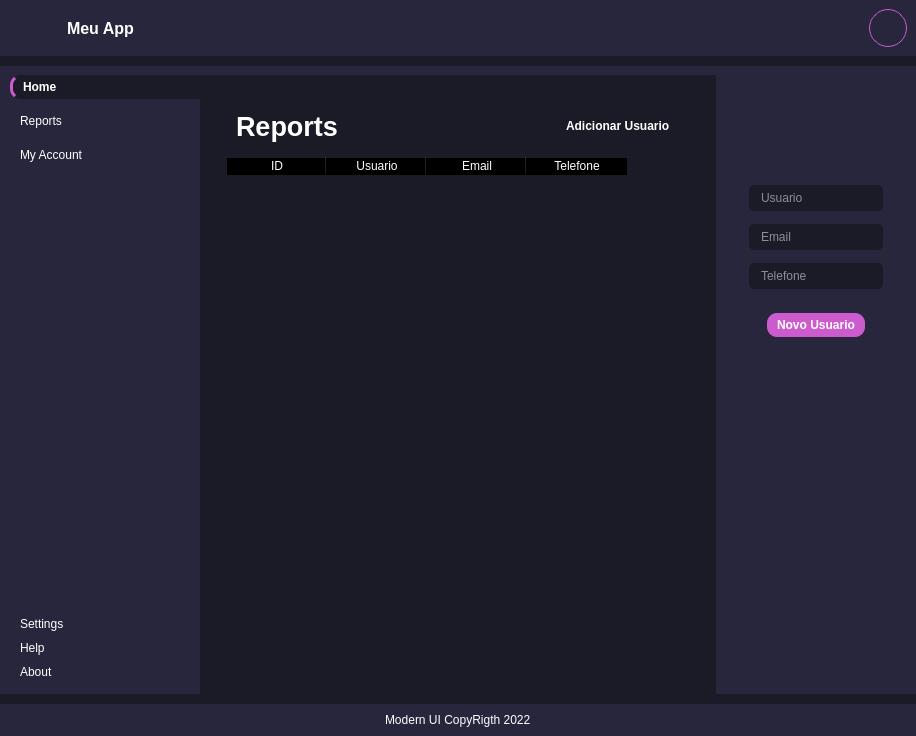
<?xml version="1.0" encoding="UTF-8"?>
<ui version="4.0">
 <class>MainWindow</class>
 <widget class="QMainWindow" name="MainWindow">
  <property name="geometry">
   <rect>
    <x>0</x>
    <y>0</y>
    <width>916</width>
    <height>736</height>
   </rect>
  </property>
  <property name="windowTitle">
   <string>MainWindow</string>
  </property>
  <property name="styleSheet">
   <string notr="true">*{
	border: none;
	background-color: transparent;
	background: transparent;
	padding: 0;
	margin: 0;
	color: #fff;
}
#centralwidget, #homeBtn, #mainBodyContent, QLineEdit{
	background-color: #1b1b27;
}

#header, #mainBody, #footer{
background-color: #27263c;
}

#pushButton{
	border: 1px solid #cc5bce;
	border-radius: 19px;
	text-align: center;
}

#addUsuarioBtn{
	background-color: #cc5bce;
	border-radius: 10px;
}

QPushButton{
	text-align:left;
	padding: 5px 10px;
	border-top-left-radius: 10px;
	border-bottom-left-radius: 10px;
}

#homeBtn{
	border-left: 3px solid #cc5bce;
	font-weight: bold;

}
QLineEdit{
	padding: 5px 10px;
	border-radius: 5px
}</string>
  </property>
  <widget class="QWidget" name="centralwidget">
   <layout class="QVBoxLayout" name="verticalLayout">
    <property name="spacing">
     <number>10</number>
    </property>
    <property name="leftMargin">
     <number>0</number>
    </property>
    <property name="topMargin">
     <number>0</number>
    </property>
    <property name="rightMargin">
     <number>0</number>
    </property>
    <property name="bottomMargin">
     <number>0</number>
    </property>
    <item alignment="Qt::AlignTop">
     <widget class="QWidget" name="header" native="true">
      <layout class="QHBoxLayout" name="horizontalLayout">
       <property name="spacing">
        <number>0</number>
       </property>
       <property name="leftMargin">
        <number>0</number>
       </property>
       <property name="topMargin">
        <number>0</number>
       </property>
       <property name="rightMargin">
        <number>0</number>
       </property>
       <property name="bottomMargin">
        <number>0</number>
       </property>
       <item alignment="Qt::AlignLeft">
        <widget class="QFrame" name="frame_2">
         <property name="frameShape">
          <enum>QFrame::StyledPanel</enum>
         </property>
         <property name="frameShadow">
          <enum>QFrame::Raised</enum>
         </property>
         <layout class="QHBoxLayout" name="horizontalLayout_4">
          <item alignment="Qt::AlignLeft">
           <widget class="QPushButton" name="menuBtn">
            <property name="cursor">
             <cursorShape>PointingHandCursor</cursorShape>
            </property>
            <property name="text">
             <string/>
            </property>
            <property name="icon">
             <iconset resource="QSS/QSS_Resources.qrc">
              <normaloff>:/icons/Icons/align-justify.png</normaloff>:/icons/Icons/align-justify.png</iconset>
            </property>
            <property name="iconSize">
             <size>
              <width>24</width>
              <height>24</height>
             </size>
            </property>
           </widget>
          </item>
          <item>
           <widget class="QLabel" name="label">
            <property name="font">
             <font>
              <pointsize>12</pointsize>
              <weight>75</weight>
              <bold>true</bold>
             </font>
            </property>
            <property name="text">
             <string>Meu App</string>
            </property>
           </widget>
          </item>
         </layout>
        </widget>
       </item>
       <item alignment="Qt::AlignRight">
        <widget class="QFrame" name="frame">
         <property name="frameShape">
          <enum>QFrame::StyledPanel</enum>
         </property>
         <property name="frameShadow">
          <enum>QFrame::Raised</enum>
         </property>
         <layout class="QHBoxLayout" name="horizontalLayout_3">
          <item>
           <widget class="QPushButton" name="pushButton_4">
            <property name="cursor">
             <cursorShape>PointingHandCursor</cursorShape>
            </property>
            <property name="text">
             <string/>
            </property>
            <property name="icon">
             <iconset resource="QSS/QSS_Resources.qrc">
              <normaloff>:/icons/Icons/search.png</normaloff>:/icons/Icons/search.png</iconset>
            </property>
           </widget>
          </item>
          <item>
           <widget class="QPushButton" name="pushButton_2">
            <property name="cursor">
             <cursorShape>PointingHandCursor</cursorShape>
            </property>
            <property name="text">
             <string/>
            </property>
            <property name="icon">
             <iconset resource="QSS/QSS_Resources.qrc">
              <normaloff>:/icons/Icons/bell.png</normaloff>:/icons/Icons/bell.png</iconset>
            </property>
            <property name="iconSize">
             <size>
              <width>20</width>
              <height>20</height>
             </size>
            </property>
           </widget>
          </item>
          <item>
           <widget class="QPushButton" name="pushButton_3">
            <property name="cursor">
             <cursorShape>PointingHandCursor</cursorShape>
            </property>
            <property name="text">
             <string/>
            </property>
            <property name="icon">
             <iconset resource="QSS/QSS_Resources.qrc">
              <normaloff>:/icons/Icons/activity.png</normaloff>:/icons/Icons/activity.png</iconset>
            </property>
            <property name="iconSize">
             <size>
              <width>20</width>
              <height>20</height>
             </size>
            </property>
           </widget>
          </item>
          <item>
           <widget class="QPushButton" name="pushButton">
            <property name="minimumSize">
             <size>
              <width>38</width>
              <height>38</height>
             </size>
            </property>
            <property name="maximumSize">
             <size>
              <width>38</width>
              <height>38</height>
             </size>
            </property>
            <property name="cursor">
             <cursorShape>PointingHandCursor</cursorShape>
            </property>
            <property name="text">
             <string/>
            </property>
            <property name="icon">
             <iconset resource="QSS/QSS_Resources.qrc">
              <normaloff>:/icons/Icons/user.png</normaloff>:/icons/Icons/user.png</iconset>
            </property>
            <property name="iconSize">
             <size>
              <width>32</width>
              <height>32</height>
             </size>
            </property>
           </widget>
          </item>
         </layout>
        </widget>
       </item>
      </layout>
     </widget>
    </item>
    <item>
     <widget class="QWidget" name="mainBody" native="true">
      <property name="minimumSize">
       <size>
        <width>916</width>
        <height>607</height>
       </size>
      </property>
      <layout class="QHBoxLayout" name="horizontalLayout_2">
       <property name="spacing">
        <number>0</number>
       </property>
       <property name="leftMargin">
        <number>0</number>
       </property>
       <property name="topMargin">
        <number>9</number>
       </property>
       <property name="rightMargin">
        <number>0</number>
       </property>
       <property name="bottomMargin">
        <number>0</number>
       </property>
       <item>
        <widget class="QCustomSlideMenu" name="leftMenu" native="true">
         <property name="minimumSize">
          <size>
           <width>200</width>
           <height>0</height>
          </size>
         </property>
         <property name="maximumSize">
          <size>
           <width>0</width>
           <height>16777215</height>
          </size>
         </property>
         <layout class="QVBoxLayout" name="verticalLayout_3">
          <property name="spacing">
           <number>0</number>
          </property>
          <property name="leftMargin">
           <number>0</number>
          </property>
          <property name="topMargin">
           <number>0</number>
          </property>
          <property name="rightMargin">
           <number>0</number>
          </property>
          <property name="bottomMargin">
           <number>10</number>
          </property>
          <item>
           <widget class="QWidget" name="widget" native="true">
            <property name="minimumSize">
             <size>
              <width>200</width>
              <height>588</height>
             </size>
            </property>
            <layout class="QVBoxLayout" name="verticalLayout_4">
             <property name="spacing">
              <number>0</number>
             </property>
             <property name="leftMargin">
              <number>10</number>
             </property>
             <property name="topMargin">
              <number>0</number>
             </property>
             <property name="rightMargin">
              <number>0</number>
             </property>
             <property name="bottomMargin">
              <number>0</number>
             </property>
             <item>
              <widget class="QFrame" name="frame_3">
               <property name="frameShape">
                <enum>QFrame::StyledPanel</enum>
               </property>
               <property name="frameShadow">
                <enum>QFrame::Raised</enum>
               </property>
               <layout class="QVBoxLayout" name="verticalLayout_5">
                <property name="spacing">
                 <number>10</number>
                </property>
                <property name="leftMargin">
                 <number>0</number>
                </property>
                <property name="topMargin">
                 <number>0</number>
                </property>
                <property name="rightMargin">
                 <number>0</number>
                </property>
                <property name="bottomMargin">
                 <number>0</number>
                </property>
                <item>
                 <widget class="QPushButton" name="homeBtn">
                  <property name="cursor">
                   <cursorShape>PointingHandCursor</cursorShape>
                  </property>
                  <property name="styleSheet">
                   <string notr="true">background-color: #1b1b27;</string>
                  </property>
                  <property name="text">
                   <string>Home</string>
                  </property>
                  <property name="icon">
                   <iconset resource="QSS/QSS_Resources.qrc">
                    <normaloff>:/icons/Icons/home.png</normaloff>:/icons/Icons/home.png</iconset>
                  </property>
                 </widget>
                </item>
                <item>
                 <widget class="QPushButton" name="reportsBtn">
                  <property name="cursor">
                   <cursorShape>PointingHandCursor</cursorShape>
                  </property>
                  <property name="text">
                   <string>Reports</string>
                  </property>
                  <property name="icon">
                   <iconset resource="QSS/QSS_Resources.qrc">
                    <normaloff>:/icons/Icons/printer.png</normaloff>:/icons/Icons/printer.png</iconset>
                  </property>
                 </widget>
                </item>
                <item>
                 <widget class="QPushButton" name="accountBtn">
                  <property name="cursor">
                   <cursorShape>PointingHandCursor</cursorShape>
                  </property>
                  <property name="text">
                   <string>My Account</string>
                  </property>
                  <property name="icon">
                   <iconset resource="QSS/QSS_Resources.qrc">
                    <normaloff>:/icons/Icons/user.png</normaloff>:/icons/Icons/user.png</iconset>
                  </property>
                 </widget>
                </item>
               </layout>
              </widget>
             </item>
             <item>
              <spacer name="verticalSpacer">
               <property name="orientation">
                <enum>Qt::Vertical</enum>
               </property>
               <property name="sizeHint" stdset="0">
                <size>
                 <width>20</width>
                 <height>40</height>
                </size>
               </property>
              </spacer>
             </item>
             <item>
              <widget class="QFrame" name="frame_4">
               <property name="frameShape">
                <enum>QFrame::StyledPanel</enum>
               </property>
               <property name="frameShadow">
                <enum>QFrame::Raised</enum>
               </property>
               <layout class="QVBoxLayout" name="verticalLayout_6">
                <property name="spacing">
                 <number>0</number>
                </property>
                <property name="leftMargin">
                 <number>0</number>
                </property>
                <property name="topMargin">
                 <number>0</number>
                </property>
                <property name="rightMargin">
                 <number>0</number>
                </property>
                <property name="bottomMargin">
                 <number>0</number>
                </property>
                <item>
                 <widget class="QPushButton" name="settingsBtn">
                  <property name="cursor">
                   <cursorShape>PointingHandCursor</cursorShape>
                  </property>
                  <property name="text">
                   <string>Settings</string>
                  </property>
                  <property name="icon">
                   <iconset resource="QSS/QSS_Resources.qrc">
                    <normaloff>:/icons/Icons/settings.png</normaloff>:/icons/Icons/settings.png</iconset>
                  </property>
                 </widget>
                </item>
                <item>
                 <widget class="QPushButton" name="helpBtn">
                  <property name="cursor">
                   <cursorShape>PointingHandCursor</cursorShape>
                  </property>
                  <property name="text">
                   <string>Help</string>
                  </property>
                  <property name="icon">
                   <iconset resource="QSS/QSS_Resources.qrc">
                    <normaloff>:/icons/Icons/help-circle.png</normaloff>:/icons/Icons/help-circle.png</iconset>
                  </property>
                 </widget>
                </item>
                <item>
                 <widget class="QPushButton" name="aboutBtn">
                  <property name="cursor">
                   <cursorShape>PointingHandCursor</cursorShape>
                  </property>
                  <property name="text">
                   <string>About</string>
                  </property>
                  <property name="icon">
                   <iconset resource="QSS/QSS_Resources.qrc">
                    <normaloff>:/icons/Icons/info.png</normaloff>:/icons/Icons/info.png</iconset>
                  </property>
                 </widget>
                </item>
               </layout>
              </widget>
             </item>
            </layout>
           </widget>
          </item>
         </layout>
        </widget>
       </item>
       <item>
        <widget class="QWidget" name="mainBodyContent" native="true">
         <layout class="QVBoxLayout" name="verticalLayout_2">
          <item>
           <widget class="QCustomStackedWidget" name="mainPages">
            <widget class="QWidget" name="homePage">
             <layout class="QVBoxLayout" name="verticalLayout_10">
              <item>
               <widget class="QWidget" name="widget_3" native="true">
                <layout class="QVBoxLayout" name="verticalLayout_11">
                 <item>
                  <widget class="QFrame" name="frame_6">
                   <property name="frameShape">
                    <enum>QFrame::StyledPanel</enum>
                   </property>
                   <property name="frameShadow">
                    <enum>QFrame::Raised</enum>
                   </property>
                   <layout class="QHBoxLayout" name="horizontalLayout_5">
                    <item>
                     <widget class="QLabel" name="label_8">
                      <property name="font">
                       <font>
                        <pointsize>20</pointsize>
                        <weight>75</weight>
                        <bold>true</bold>
                       </font>
                      </property>
                      <property name="text">
                       <string>Reports</string>
                      </property>
                     </widget>
                    </item>
                    <item alignment="Qt::AlignRight">
                     <widget class="QPushButton" name="showUsuarioBtn">
                      <property name="font">
                       <font>
                        <weight>75</weight>
                        <bold>true</bold>
                       </font>
                      </property>
                      <property name="cursor">
                       <cursorShape>PointingHandCursor</cursorShape>
                      </property>
                      <property name="text">
                       <string>Adicionar Usuario</string>
                      </property>
                      <property name="icon">
                       <iconset resource="QSS/QSS_Resources.qrc">
                        <normaloff>:/icons/Icons/plus-square.png</normaloff>:/icons/Icons/plus-square.png</iconset>
                      </property>
                     </widget>
                    </item>
                   </layout>
                  </widget>
                 </item>
                 <item>
                  <widget class="QTableWidget" name="tableWidget">
                   <property name="cursor" stdset="0">
                    <cursorShape>PointingHandCursor</cursorShape>
                   </property>
                   <column>
                    <property name="text">
                     <string>ID</string>
                    </property>
                   </column>
                   <column>
                    <property name="text">
                     <string>Usuario</string>
                    </property>
                   </column>
                   <column>
                    <property name="text">
                     <string>Email</string>
                    </property>
                   </column>
                   <column>
                    <property name="text">
                     <string>Telefone</string>
                    </property>
                   </column>
                  </widget>
                 </item>
                </layout>
               </widget>
              </item>
             </layout>
            </widget>
            <widget class="QWidget" name="reportsPage">
             <widget class="QLabel" name="label_3">
              <property name="geometry">
               <rect>
                <x>150</x>
                <y>210</y>
                <width>181</width>
                <height>161</height>
               </rect>
              </property>
              <property name="font">
               <font>
                <pointsize>20</pointsize>
                <weight>75</weight>
                <bold>true</bold>
               </font>
              </property>
              <property name="text">
               <string>Reports</string>
              </property>
             </widget>
            </widget>
            <widget class="QWidget" name="settingsPage">
             <widget class="QLabel" name="label_7">
              <property name="geometry">
               <rect>
                <x>160</x>
                <y>220</y>
                <width>181</width>
                <height>161</height>
               </rect>
              </property>
              <property name="font">
               <font>
                <pointsize>20</pointsize>
                <weight>75</weight>
                <bold>true</bold>
               </font>
              </property>
              <property name="text">
               <string>Settings</string>
              </property>
             </widget>
            </widget>
            <widget class="QWidget" name="helpPage">
             <widget class="QLabel" name="label_5">
              <property name="geometry">
               <rect>
                <x>160</x>
                <y>200</y>
                <width>181</width>
                <height>161</height>
               </rect>
              </property>
              <property name="font">
               <font>
                <pointsize>20</pointsize>
                <weight>75</weight>
                <bold>true</bold>
               </font>
              </property>
              <property name="text">
               <string>Help</string>
              </property>
             </widget>
            </widget>
            <widget class="QWidget" name="aboutPage">
             <widget class="QLabel" name="label_4">
              <property name="geometry">
               <rect>
                <x>160</x>
                <y>220</y>
                <width>181</width>
                <height>161</height>
               </rect>
              </property>
              <property name="font">
               <font>
                <pointsize>20</pointsize>
                <weight>75</weight>
                <bold>true</bold>
               </font>
              </property>
              <property name="text">
               <string>About</string>
              </property>
             </widget>
            </widget>
            <widget class="QWidget" name="accountPage">
             <widget class="QLabel" name="label_6">
              <property name="geometry">
               <rect>
                <x>150</x>
                <y>190</y>
                <width>181</width>
                <height>161</height>
               </rect>
              </property>
              <property name="font">
               <font>
                <pointsize>20</pointsize>
                <weight>75</weight>
                <bold>true</bold>
               </font>
              </property>
              <property name="text">
               <string>Account</string>
              </property>
             </widget>
            </widget>
           </widget>
          </item>
         </layout>
        </widget>
       </item>
       <item>
        <widget class="QCustomSlideMenu" name="rightMenu" native="true">
         <property name="sizePolicy">
          <sizepolicy hsizetype="Preferred" vsizetype="Expanding">
           <horstretch>0</horstretch>
           <verstretch>0</verstretch>
          </sizepolicy>
         </property>
         <property name="minimumSize">
          <size>
           <width>200</width>
           <height>0</height>
          </size>
         </property>
         <property name="maximumSize">
          <size>
           <width>0</width>
           <height>16777215</height>
          </size>
         </property>
         <layout class="QVBoxLayout" name="verticalLayout_7">
          <item alignment="Qt::AlignHCenter|Qt::AlignTop">
           <widget class="QWidget" name="widget_2" native="true">
            <property name="minimumSize">
             <size>
              <width>170</width>
              <height>262</height>
             </size>
            </property>
            <layout class="QVBoxLayout" name="verticalLayout_8">
             <item alignment="Qt::AlignHCenter">
              <widget class="QLabel" name="label_2">
               <property name="minimumSize">
                <size>
                 <width>70</width>
                 <height>70</height>
                </size>
               </property>
               <property name="maximumSize">
                <size>
                 <width>70</width>
                 <height>70</height>
                </size>
               </property>
               <property name="text">
                <string/>
               </property>
               <property name="pixmap">
                <pixmap resource="QSS/QSS_Resources.qrc">:/icons/Icons/edit.png</pixmap>
               </property>
               <property name="scaledContents">
                <bool>true</bool>
               </property>
              </widget>
             </item>
             <item>
              <widget class="QFrame" name="frame_5">
               <property name="frameShape">
                <enum>QFrame::StyledPanel</enum>
               </property>
               <property name="frameShadow">
                <enum>QFrame::Raised</enum>
               </property>
               <layout class="QVBoxLayout" name="verticalLayout_9">
                <item>
                 <widget class="QLineEdit" name="usuario">
                  <property name="placeholderText">
                   <string>Usuario</string>
                  </property>
                 </widget>
                </item>
                <item>
                 <widget class="QLineEdit" name="email">
                  <property name="placeholderText">
                   <string>Email</string>
                  </property>
                 </widget>
                </item>
                <item>
                 <widget class="QLineEdit" name="telefone">
                  <property name="placeholderText">
                   <string>Telefone</string>
                  </property>
                 </widget>
                </item>
               </layout>
              </widget>
             </item>
             <item alignment="Qt::AlignHCenter">
              <widget class="QPushButton" name="addUsuarioBtn">
               <property name="font">
                <font>
                 <weight>75</weight>
                 <bold>true</bold>
                </font>
               </property>
               <property name="cursor">
                <cursorShape>PointingHandCursor</cursorShape>
               </property>
               <property name="text">
                <string>Novo Usuario</string>
               </property>
               <property name="icon">
                <iconset resource="QSS/QSS_Resources.qrc">
                 <normaloff>:/icons/Icons/file-plus.png</normaloff>:/icons/Icons/file-plus.png</iconset>
               </property>
              </widget>
             </item>
            </layout>
           </widget>
          </item>
         </layout>
        </widget>
       </item>
      </layout>
     </widget>
    </item>
    <item>
     <widget class="QWidget" name="footer" native="true">
      <layout class="QVBoxLayout" name="verticalLayout_12">
       <item alignment="Qt::AlignHCenter">
        <widget class="QLabel" name="label_9">
         <property name="text">
          <string>Modern UI CopyRigth 2022</string>
         </property>
        </widget>
       </item>
      </layout>
     </widget>
    </item>
   </layout>
  </widget>
 </widget>
 <customwidgets>
  <customwidget>
   <class>QCustomSlideMenu</class>
   <extends>QWidget</extends>
   <header location="global">Custom_Widgets.Widgets.h</header>
   <container>1</container>
  </customwidget>
  <customwidget>
   <class>QCustomStackedWidget</class>
   <extends>QStackedWidget</extends>
   <header location="global">Custom_Widgets.Widgets.h</header>
   <container>1</container>
  </customwidget>
 </customwidgets>
 <resources>
  <include location="QSS/QSS_Resources.qrc"/>
 </resources>
 <connections/>
</ui>
